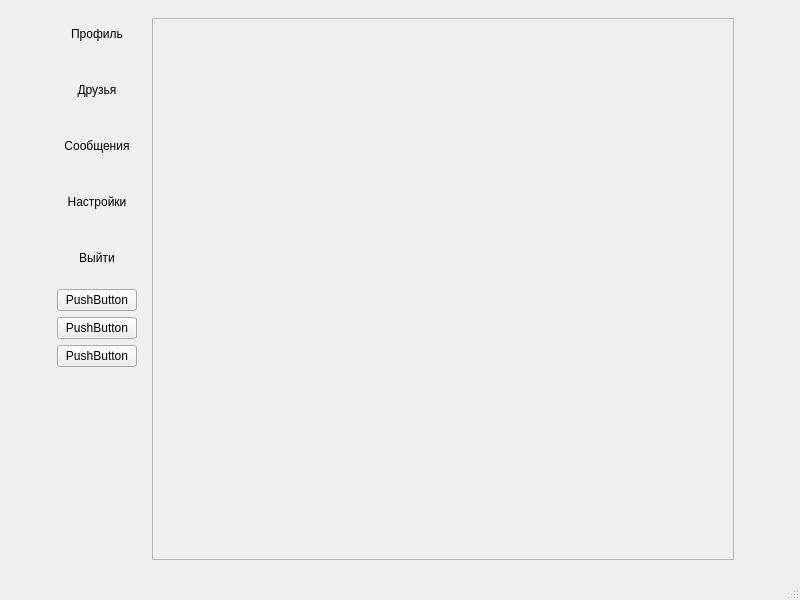
<?xml version="1.0" encoding="UTF-8"?>
<ui version="4.0">
 <class>MainWindow</class>
 <widget class="QMainWindow" name="MainWindow">
  <property name="geometry">
   <rect>
    <x>0</x>
    <y>0</y>
    <width>800</width>
    <height>600</height>
   </rect>
  </property>
  <property name="windowTitle">
   <string>Чат Клиент</string>
  </property>
  <widget class="QWidget" name="centralwidget">
   <layout class="QVBoxLayout" name="verticalLayout">
    <item>
     <layout class="QHBoxLayout" name="horizontalLayout">
      <item>
       <spacer name="horizontalSpacer">
        <property name="orientation">
         <enum>Qt::Horizontal</enum>
        </property>
        <property name="sizeHint" stdset="0">
         <size>
          <width>40</width>
          <height>20</height>
         </size>
        </property>
       </spacer>
      </item>
      <item>
       <layout class="QVBoxLayout" name="verticalLayout_2">
        <item>
         <widget class="QPushButton" name="profile_button">
          <property name="minimumSize">
           <size>
            <width>0</width>
            <height>50</height>
           </size>
          </property>
          <property name="text">
           <string>Профиль</string>
          </property>
          <property name="flat">
           <bool>true</bool>
          </property>
         </widget>
        </item>
        <item>
         <widget class="QPushButton" name="friends_button">
          <property name="minimumSize">
           <size>
            <width>0</width>
            <height>50</height>
           </size>
          </property>
          <property name="text">
           <string>Друзья</string>
          </property>
          <property name="flat">
           <bool>true</bool>
          </property>
         </widget>
        </item>
        <item>
         <widget class="QPushButton" name="rooms_button">
          <property name="minimumSize">
           <size>
            <width>0</width>
            <height>50</height>
           </size>
          </property>
          <property name="text">
           <string>Сообщения</string>
          </property>
          <property name="flat">
           <bool>true</bool>
          </property>
         </widget>
        </item>
        <item>
         <widget class="QPushButton" name="settings_button">
          <property name="minimumSize">
           <size>
            <width>0</width>
            <height>50</height>
           </size>
          </property>
          <property name="text">
           <string>Настройки</string>
          </property>
          <property name="flat">
           <bool>true</bool>
          </property>
         </widget>
        </item>
        <item>
         <widget class="QPushButton" name="logout_button">
          <property name="minimumSize">
           <size>
            <width>0</width>
            <height>50</height>
           </size>
          </property>
          <property name="text">
           <string>Выйти</string>
          </property>
          <property name="flat">
           <bool>true</bool>
          </property>
         </widget>
        </item>
        <item>
         <widget class="QPushButton" name="createImage">
          <property name="text">
           <string>PushButton</string>
          </property>
         </widget>
        </item>
        <item>
         <widget class="QPushButton" name="loadImage">
          <property name="text">
           <string>PushButton</string>
          </property>
         </widget>
        </item>
        <item>
         <widget class="QPushButton" name="pressMe">
          <property name="text">
           <string>PushButton</string>
          </property>
         </widget>
        </item>
        <item>
         <spacer name="verticalSpacer">
          <property name="orientation">
           <enum>Qt::Vertical</enum>
          </property>
          <property name="sizeHint" stdset="0">
           <size>
            <width>20</width>
            <height>40</height>
           </size>
          </property>
         </spacer>
        </item>
       </layout>
      </item>
      <item>
       <widget class="QStackedWidget" name="stack_widget">
        <property name="minimumSize">
         <size>
          <width>600</width>
          <height>0</height>
         </size>
        </property>
        <property name="currentIndex">
         <number>1</number>
        </property>
        <widget class="QWidget" name="page"/>
        <widget class="QWidget" name="page_2">
         <layout class="QVBoxLayout" name="verticalLayout_3">
          <item>
           <widget class="QPlainTextEdit" name="text_edit">
            <property name="enabled">
             <bool>false</bool>
            </property>
           </widget>
          </item>
         </layout>
        </widget>
       </widget>
      </item>
      <item>
       <spacer name="horizontalSpacer_2">
        <property name="orientation">
         <enum>Qt::Horizontal</enum>
        </property>
        <property name="sizeHint" stdset="0">
         <size>
          <width>40</width>
          <height>20</height>
         </size>
        </property>
       </spacer>
      </item>
     </layout>
    </item>
   </layout>
  </widget>
  <widget class="QMenuBar" name="menubar">
   <property name="geometry">
    <rect>
     <x>0</x>
     <y>0</y>
     <width>800</width>
     <height>25</height>
    </rect>
   </property>
  </widget>
  <widget class="QStatusBar" name="statusbar"/>
 </widget>
 <resources/>
 <connections/>
</ui>
